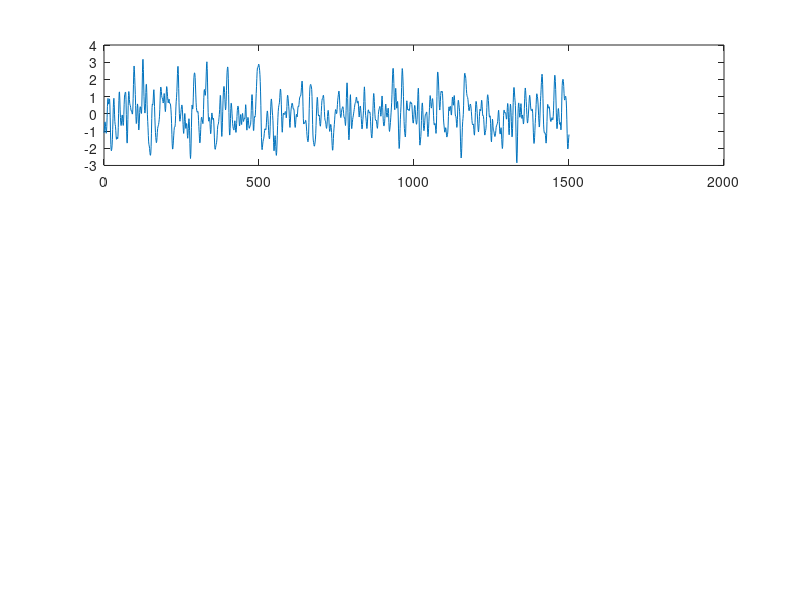

Recreate this plot in MATLAB. (Note: this script raises an error after producing the figure.)
% Bingchen Liu June 27,2025
% This code generate the vorticity forcing using Falk's method with
% cross-shore: uniform forcing  
% alongshore: Fourier components in alongshore
% Time: AR1 in time in 3rd dimension

% Forcing decomposition G = Psi0*Psim1*Psim2 
% Psi0: background forcing with given Swb
% G0: magnitude from G0
% W: width/envolope function


addpath(genpath('/home/n2kumar/MAT_Mytoolbox/jlab/'));

clearvars -except test
close all

%% initial setup
Ly=1500;
dy=1;
Lx=350;
dx=1;
t_tot= 80;
dt=1;
x=0:dx:Lx;
nx=length(x);
y=0:dy:Ly;
ny=length(y);
t=0:dt:t_tot;
nt = length(t);
h = 2; %water depth 
g= 9.81; %gravitational constant 
c_phase = -sqrt(g*h);



[X,Y]=meshgrid(x,y);

if mod(ny,2)==0
    ky=[-ny/2+1:1:ny/2 ]';    
else
    ky=[-(ny-1)/2:1:(ny-1)/2 ]';
end
ky=ky/Ly;
dky=ky(2)-ky(1);


%% get the magnitude function G0 first
mxx0=.075;
x00=120;
bb=x00/2^(1/3);
aa=mxx0*2^(1/3)*1.5/bb;
G0=aa*(X)./(1+((X)/bb).^3); %G0 magnitude function
G0 = repmat(G0,1,1,nt);
plot(x,G0(1,:,1))

%% get Weibull spectra
ky0=.02;%peF_comp alongshore wavenumber
beta= 1.4; %modified gamma in the new paper version 
%lam_matt = ky0*beta/(beta-1)^(1/beta);
lam = ky0/((beta-1)/beta)^(1/beta); %BL: I think this is the correction version
S_wb = (beta/(lam^beta))*abs(ky).^(beta-1).* exp(-(abs(ky/lam)).^(beta)); % Weibull spectra
%S_wb_matt = (beta/(lam_matt^beta))*abs(ky).^(beta-1).* exp(-(abs(ky/lam_matt)).^(beta)); % Weibull spectra

var0=sum(S_wb)*dky; % the variance I think I should get
S_wb = S_wb / var0; % the variance should now be 1
% becasue int (S_wb dky) = 1 here

phi=2*pi*rand(size(S_wb)); %random phase 
F_comp=(2*ny*S_wb).^.5.*exp(1i*phi); % Fourier component with random phase; Ny is for Matlab fft scaling

%% generate spatial series using the Weibull spectra 

psi0_test=real(ifft(ifftshift(F_comp))); % inverse fft back to space domain and tF_compe the real part
varpsi=var(psi0_test) % the total variance I actually get, this is now 1

% ===================> verify the spectra has the required Weibull shape
figure(1)
subplot(3,1,1)
plot(y,psi0_test)
%[ky2,Syy]=fft_data(psi0,dy);
[psic,~] = sleptap(length(psi0_test),3); % 3 is related to number of taper --> ntaper = 3*2-1
[ky2,Syy] = mspec(psi0_test,psic); %output of ky2 is in 2*pi/T or wavelength
ky2 = ky2/(2*pi); %convert to cpm
subplot(3,1,2)
plot(ky,S_wb,ky2,Syy)
subplot(3,1,3)
loglog(ky,2*S_wb,ky2,Syy)



%% AA: using F_comp: Fourier component w random phase (AR1 in time, fix normalization!!!!!!!) 


nky=size(S_wb,1);
AA= zeros(nky,nx,nt); % 2D field 
AA(:,1,1)=F_comp; %initilize the first alongshore forcing strip @t=0 using Swb Fourier component with random phase 

% ================> AR1 input <==========================
tau = 0.75;%decorrelation time scale
a1= exp(-1/tau);%a1 in discrete AR1, how much info to tF_compe from previous step 


% =================> normalization for AR1 <=====================
LX=5;
c=.5*(4*LX^2-2*dx*LX+dx^2)/(2*LX^2-dx*LX); %scalar 
cc=(2*c*(2*ny*S_wb)*dx/LX).^.5 ;  %S_wb^(0.5) but with different normalization


% =========> test noise 
noise_Fcomp = cc * 2^(-.5) .* (randn(nky,1) + (-1)^.5*randn(nky,1));
noise_spac  = real(ifft(ifftshift(noise_Fcomp)));

[ky_noise,S_noise] = fft_data(noise_spac,dy);
figure()
loglog(ky_noise,S_noise)
hold on 
loglog(ky,2*S_wb)
hold on 
loglog(ky,cc)
hold off 
legend('noise','S_{WB}','cc')


% ===================> AR1 in time <=======================
%create a slice in a given xloc and span in y and t
factor = sqrt(2/tau); %BL artificial factor to figure out the normalization.it's just a test. need to calculate the real one
for tind = 2:nt
    AA(:,1,tind)=a1*AA(:,1,tind-1)+ cc*factor * 2^(-.5) .* (randn(nky,1) + (-1)^.5*randn(nky,1)); %AR1 it with coef a1 and cc  
    % cc: 'noise' Fourier component that satisfies Weibull spectra,
    % different normalization based on a1 
end 

% =================> fill in AA with constant strip @x=1 at different time
%then copy the above slice to all xloc 
%note using uniform Fourier component in x 
for xind = 2:nx
    AA(:,xind,:)=AA(:,xind-1,:);
end 


%% AA--> Psi0(background forcing phase):convert to physical space 

for tind=1:nt
    for xind = 1:nx
        Psi0(:,xind,tind)=real(ifft(ifftshift(AA(:,xind,tind)))); %forcing in physical space 
    end 
end

%============================> visual test (forcing look and variance )
%%%%%%%%%%%%%%% forcing visual check
% for tind = 1:100
%     imagesc(squeeze(Psi0(:,:,tind)))
%     drawnow
%     pause(0.1)
% end 

%%%%%%%%%%%%%% forcing spectra check 
[f1,S1] = fft_data(Psi0(:,1,1),dy);
[f2,S2] = fft_data(Psi0(:,1,80),dy);

figure()
loglog(f1,S1,f2,S2,ky,2*S_wb)
legend('loc1','loc2','Theory')
xlabel('k_y(m^{-1})')
ylabel('Spectra energy')


%%%%%%%%%%%% forcing variance check (var(Psi0) ~1)

for i=1:nt
    var_Psi0(i) = var(squeeze(Psi0(:,1,i)));
end 
figure
plot(var_Psi0)




%% W (width function)

%==========================> width parameters
ct = 3; %estimate for c\tau
A1 = 1.82;
A2 = 3.57/ct;
A3 = 1.82/ct;
A4 = 1.1;
wlength =60; %crest separation 
x0_start = 0;
for tind=1:nt
    x0_start= floor(mod(x0_start+c_phase*dt,wlength));%location of start of the crest 
    x0{tind}=(wlength/2)+x0_start:wlength:Lx;
end 

x000b=[40:5:max(x)-40]; %location between 40~300 for normalization testing 
   

%%%%%%%%%%%%%%%%%%%%%%%% normalization check 
% for a=1:length(x000b) %generate multiple width functions (more than needed to validate) in x individually (not combineed) --> check normalization for all of the humps
%     %Psim2=(W02_1*exp(-(X-x000b(a)).^2 / lxx^2 ) ).^.5; %matt format
%     Psim2=(A1/cos(A4)).*exp(-A2.*abs(X-x000b(a))).*cos(A3.*abs(X-x000b(a))+A4); %BL version    
% 
%     % ii=find(x>=x000b(a)-.5*wlength & x<=x000b(a)+.5*wlength); %get info around 
%     % dum=Psim2(:,ii).*Psi0(:,ii);
%     % msqdum(a)=mean(dum.^2,'all'); % this should equal 1 for all a
%     % msqdum0(a)=mean(Psi0(:,ii).^2,'all');
% end

%==========================> generate multiple width function in the
%xdomain  
W=0*Psi0;
for tind = 1:nt
for a=1:length(x0{tind}) %combine all the humps 
    W(:,:,tind)=W(:,:,tind)+(A1/cos(A4)).*exp(-A2.*abs(X-x0{tind}(a))).*cos(A3.*abs(X-x0{tind}(a))+A4);
    %ii=find(x>=x000(a)-.5*wlength & x<=x000(a)+.5*wlength);
end
end 
cFbr=G0.*W.*Psi0; %final field.

head = 'data generated from generate_forcing_FFBL';

save('/data1/bliu/data/parameterization_example','cFbr','G0','W','X','Y',"head")
%% %%%%%%%%%%%%%%%%%%% visual of the width function 

figure(10)
for tind = 1:nt
    subplot(221)
    plot(-X(1,:),G0(1,:,tind))
    title('G0')
    subplot(222)
    plot(-X(1,:),W(1,:,tind))
    title('W')
    subplot(223)
    pcolorcen(-X,Y,Psi0(:,:,tind))
    cmocean('balance');
    caxis([-5,5])
    title('$\tilde{a}*b$','Interpreter','latex')
    subplot(224)
    pcolorcen(-X,Y,cFbr(:,:,tind))
    cmocean('balance');
    caxis([-0.2,0.2])
    title('$\nabla \times F_{br}$','Interpreter','latex')
    drawnow
    pause(0.5)
end 

%%
figure()
pcolorcen(-X,Y,cFbr(:,:,10))
cmocean('balance');
caxis([-0.3,0.3])

